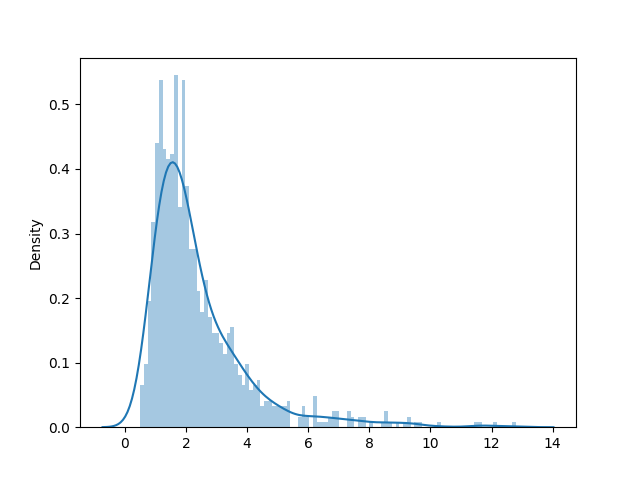

The Python source for this figure:
import matplotlib.pyplot as plt
import seaborn as sns

from scludam.synthetic import EDSD

edsd = EDSD(w0=0, wl=5, wf=14)
data = edsd.rvs(1000)
sns.distplot(data, bins=100)
plt.show()
